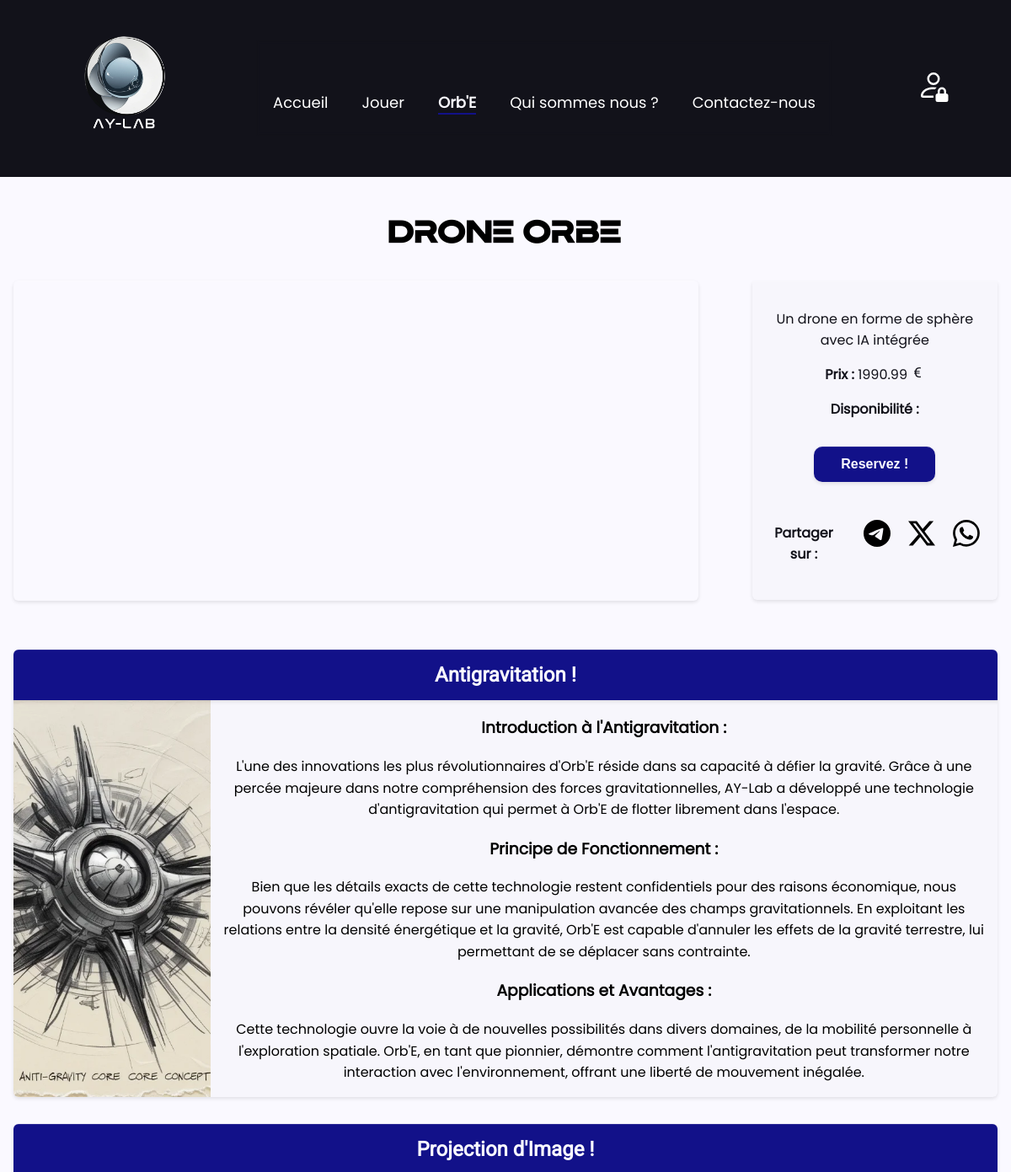
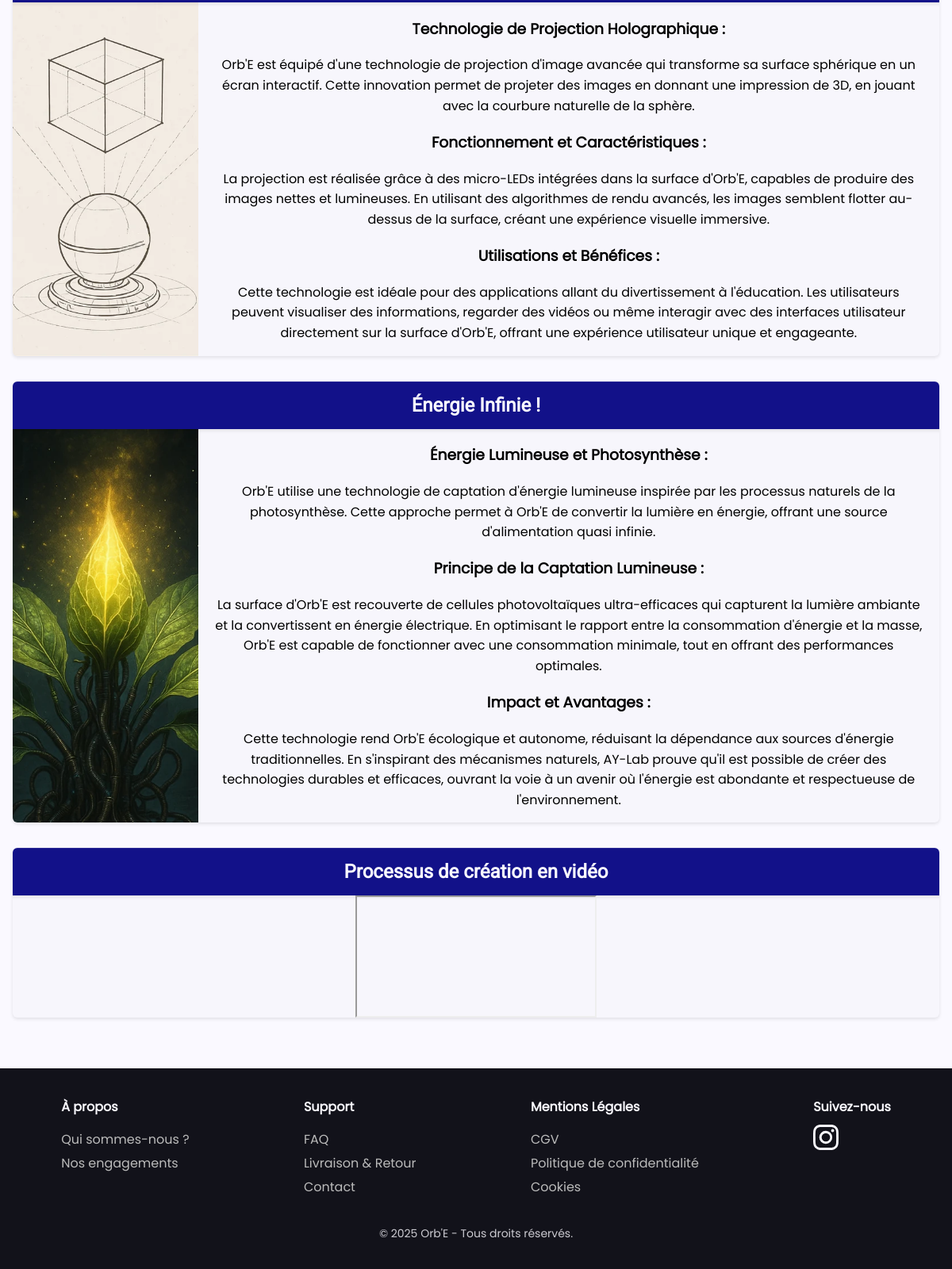
/produit, run on the app's committed database (2 pictures, top to bottom).
### tables this page shows
CREATE TABLE produits(
   id_produit INT AUTO_INCREMENT,
   nom VARCHAR(20) NOT NULL,
   description TEXT NOT NULL,
   prix DECIMAL(10,2) NOT NULL,
   photo VARCHAR(255) NOT NULL,
   disponibilité ENUM("en_stock", "epuise")  NOT NULL DEFAULT 'en_stock',
   PRIMARY KEY(id_produit)
);

### app/controleurs/class/produitControleur.php (called while the page is built, shortened)
<?php
class ProduitControleur
{
    private $pageLayout;
    private $detailsProduit;
    private $params;
    public function __construct()
    {
        $this->pageLayout = new RenderLayout;
        $this->produits = new DBProduct;
        $this->detailsProduit = $this->produits->getProduct();
        $this->params = array();
        $this->params["commande"] = "Commandez !";
    }
    public function pageProduit()
    {
        $this->params["commande"] = "Commandez !";
        $this->params["Detail produit"] = $this->detailsProduit;
        $this->params["meta"] = '<meta property="og:title" content="' . $this->detailsProduit[0]["nom"] . '" />
        <meta property="og:description" content="' . $this->detailsProduit[0]["description"] . '" />
        <meta property="og:image" content="./publique/images/3.webp" />
        <meta property="og:url" content="https://stagiaires-kercode9.greta-bretagne-sud.org/yoann-laubert/Orb_E_projet_final/?action=produit" />
        <meta property="og:type" content="product" />';
        $this->params["partage"] = $this->pageLayout->render("partials/partage.php",  $this->detailsProduit, true);
        $this->params["style"] = "style_produit.css";
        $this->params["scripts"] = '<script type="module" src="./publique/scripts/visualiseur.js" defer></script>
        <script src="./publique/scripts/article.js" defer></script>';
        $this->params["page"] = "Orb'E";
        if (!$this->detailsProduit[0]["disponibilite"] == "en_stock") {
            $this->params["commande"] = "Reservez !";
        }
        $content = "page_produit.php";
        $this->pageLayout->render($content,  $this->params);
    }
}

### index.php (called while the page is built, shortened)
<?php
$controle = new Middleware;
$route = $controle->authMiddleware();
$action = $_GET["action"] ?? "defaut";
$route->redirection($action);
?>

### app/modeles/DbConnect.php (called while the page is built, shortened)
<?php
abstract class DbConnect
{
    private static ?PDO $instance = null;
    private static function connexion(): PDO
    {
        if (self::$instance === null) {
            try {
                $dsn = 'mysql:host=' . $_ENV['DB_HOST'] . ';dbname=' . $_ENV['DB_NAME'];
                self::$instance = new PDO($dsn, $_ENV['USERNAME'], $_ENV['PASSWORD'], [
                    PDO::MYSQL_ATTR_INIT_COMMAND => 'SET NAMES \'UTF8\'',
                    PDO::ATTR_ERRMODE => PDO::ERRMODE_EXCEPTION
                ]);
            } catch (PDOException $e) {
                die("Erreur de connexion PDO : " . $e->getMessage());
            }
        }
        return self::$instance;
    }
    protected static function executerRequete(string $sql, array $values = [])
    {
        try {
            $query = self::connexion()->prepare($sql);
            $query->execute();
            return $query;
        } catch (Exception $e) {
            die("Erreur SQL : " . $e->getMessage());
        }
    }
}

### app/modeles/DBProduct.php (called while the page is built, shortened)
<?php
class DBProduct extends DbConnect
{
    public static function getProduct()
    {
        $sql = "select * from produits";
        $req = self::executerRequete($sql);
        $data = $req->fetchAll(PDO::FETCH_ASSOC);
        if (!empty($data)) return $data;
    }
}

### app/vues/partials/partage.php (the view, shortened to what this page needs)
<div class="partage">
    <p>Partager sur :</p>
    <a href="https://t.me/share/url?url=https://stagiaires-kercode9.greta-bretagne-sud.org/yoann-laubert/Orb_E_projet_final/produit&text=<?= urlencode($commande[0]['nom'] . ' - ' . $commande[0]['description']) ?>&url=<?= urlencode('https://ton-site.com/?action=produit') ?>">
                </a>
    <a href="https://twitter.com/intent/tweet?text=<?= urlencode($commande[0]['nom'] . ' - ' . $commande[0]['description']) ?>&url=<?= urlencode('https://ton-site.com/?action=produit') ?>" target="_blank">
        <svg width="32" height="32" fill="black" class="bi-twitter-x" viewBox="0 0 16 16">
            <path d="M12.6.75h2.454l-5.36 6.142L16 15.25h-4.937l-3.867-5.07-4.425 5.07H.316l5.733-6.57L0 .75h5.063l3.495 4.633L12.601.75Zm-.86 13.028h1.36L4.323 2.145H2.865z" />
        </svg>
    </a>
    <a href="https://api.whatsapp.com/send?text=<?= urlencode($commande[0]['nom'] . ' - ' . $commande[0]['description']) ?>&url=<?= urlencode('https://ton-site.com/?action=produit') ?>" target="_blank">
    </a>
</div>

### app/vues/page_produit.php (shortened to what this page needs)
<section class="contenaire">
    <h2><?= $commande["Detail produit"][0]["nom"] ?></h2>
    <div class=fiche_produit>
        <div id="visualisation-3d"></div>
        <div class="produit-details">
            <p><?= $commande["Detail produit"][0]["description"] ?></p>
            <p><strong>Prix : </strong><?= $commande["Detail produit"][0]["prix"] ?>
            </p>
            <p><strong>Disponibilité : </strong><?= $commande["Detail produit"][0]["disponibilite"] ?></p>
            <button><a href="<?= $keys[0] ?>"><?= $commande[$keys[0]] ?></a></button>
            <?= $commande["partage"] ?>
        </div>
    </div>
</section>
<section class="contenaire">
    <article>
        <div class="article-header">
            <h2>Antigravitation !</h2>
        </div>
        <div class="article-content">
            <img src="./publique/images/noyaux.webp" alt="Technologie d'Antigravitation">
            <div>
                <h3>Introduction à l'Antigravitation :</h3>
                <p>L'une des innovations les plus révolutionnaires d'Orb'E réside dans sa capacité à défier la gravité. Grâce à une percée majeure dans notre compréhension des forces gravitationnelles, AY-Lab a développé une technologie d'antigravitation qui permet à Orb'E de flotter librement dans l'espace.</p>
                <h3>Principe de Fonctionnement :</h3>
                <p>Bien que les détails exacts de cette technologie restent confidentiels pour des raisons économique, nous pouvons révéler qu'elle repose sur une manipulation avancée des champs gravitationnels. En exploitant les relations entre la densité énergétique et la gravité, Orb'E est capable d'annuler les effets de la gravité terrestre, lui permettant de se déplacer sans contrainte.</p>
                <h3>Applications et Avantages :</h3>
                <p>Cette technologie ouvre la voie à de nouvelles possibilités dans divers domaines, de la mobilité personnelle à l'exploration spatiale. Orb'E, en tant que pionnier, démontre comment l'antigravitation peut transformer notre interaction avec l'environnement, offrant une liberté de mouvement inégalée.</p>
            </div>
        </div>
    </article>
    <article>
        <div class="article-header">
            <h2>Projection d'Image !</h2>
        </div>
        <div class="article-content">
            <img src="./publique/images/projection.webp" alt="Projection d'Image sur Orb'E">
            <div>
                <h3>Technologie de Projection Holographique :</h3>
                <p>Orb'E est équipé d'une technologie de projection d'image avancée qui transforme sa surface sphérique en un écran interactif. Cette innovation permet de projeter des images en donnant une impression de 3D, en jouant avec la courbure naturelle de la sphère.</p>
                <h3>Fonctionnement et Caractéristiques :</h3>
                <p>La projection est réalisée grâce à des micro-LEDs intégrées dans la surface d'Orb'E, capables de produire des images nettes et lumineuses. En utilisant des algorithmes de rendu avancés, les images semblent flotter au-dessus de la surface, créant une expérience visuelle immersive.</p>
                <h3>Utilisations et Bénéfices :</h3>
                <p>Cette technologie est idéale pour des applications allant du divertissement à l'éducation. Les utilisateurs peuvent visualiser des informations, regarder des vidéos ou même interagir avec des interfaces utilisateur directement sur la surface d'Orb'E, offrant une expérience utilisateur unique et engageante.</p>
            </div>
        </div>
    </article>
    <article>
        <div class="article-header">
            <h2>Énergie Infinie !</h2>
        </div>
        <div class="article-content">
            <img src="./publique/images/photosynth.webp" alt="Captation d'Énergie Lumineuse">
            <div>
                <h3>Énergie Lumineuse et Photosynthèse :</h3>
                <p>Orb'E utilise une technologie de captation d'énergie lumineuse inspirée par les processus naturels de la photosynthèse. Cette approche permet à Orb'E de convertir la lumière en énergie, offrant une source d'alimentation quasi infinie.</p>
                <h3>Principe de la Captation Lumineuse :</h3>
                <p>La surface d'Orb'E est recouverte de cellules photovoltaïques ultra-efficaces qui capturent la lumière ambiante et la convertissent en énergie électrique. En optimisant le rapport entre la consommation d'énergie et la masse, Orb'E est capable de fonctionner avec une consommation minimale, tout en offrant des performances optimales.</p>
                <h3>Impact et Avantages :</h3>
                <p>Cette technologie rend Orb'E écologique et autonome, réduisant la dépendance aux sources d'énergie traditionnelles. En s'inspirant des mécanismes naturels, AY-Lab prouve qu'il est possible de créer des technologies durables et efficaces, ouvrant la voie à un avenir où l'énergie est abondante et respectueuse de l'environnement.</p>
            </div>
        </div>
    </article>
    <article>
        <div class="article-header">
            <h2>Processus de création en vidéo</h2>
        </div>
        <div class="article-content">
        <iframe src="https://www.youtube.com/embed/hA9JeTi_wjU?si=n48GcP9LumhZju-M" title="YouTube video player" allow="accelerometer; autoplay; clipboard-write; encrypted-media; gyroscope; picture-in-picture; web-share" allowfullscreen></iframe>
        </div>
    </article>
</section>

### publique/css/style.css (style rules this page uses)
:root { --elementDark: #0e0c64; --element: #121189; --elementLight: #1916c705; --elementTrans: #1310e077; --background1: #12121A; --background2: #FAF9FF; --texte1: #FAF9FF; --texte2: #12121A; --fondPage: #FFFFFF; --jeu: #39FF14; --jeu_alert: #FF073A; --ombre: #00000003; --ombreSurvol: #0000001e; --texte: "Poppins"; --titre: "Bristone"; --jeu_texte: "Press Start 2P"; }
html { scroll-behavior: smooth; }
body { background-color: var(--background2); font-family: var(--texte); margin: 0; }
a { text-decoration: none; color: var(--texte1); }
img { max-width: 100%; margin: auto; height: auto; display: block; object-fit: cover; }
.partage { display: flex; flex-direction: row; justify-content: center; align-items: center; gap: 10px; margin-top: 15px; }
.partage p { font-size: 14px; font-weight: bold; margin-right: 10px; }
.partage a { display: inline-block; width: 40px; height: 40px; }
svg { width: 32px; height: 32px; }
@media (min-width: 768px) { .produit-details { flex: 1; } }
@media (min-width: 768px) { .produit-details p { font-size: 1em; margin-bottom: 10px; } }
@media (min-width: 768px) { .partage { justify-content: flex-start; } }
@media (min-width: 768px) { .partage p { font-size: 16px; } }
@media (min-width: 768px) { .partage a { width: 50px; height: 50px; } }

### data on the page
produits: nom "Drone Orbe", description "Un drone en forme de sphère avec IA intégrée", prix "1990.99"

### other printed values
$nameLink "Accueil Jouer Orb'E Qui sommes nous ? Contactez-nous"
$commande[$keys[0]] "Reservez !"
